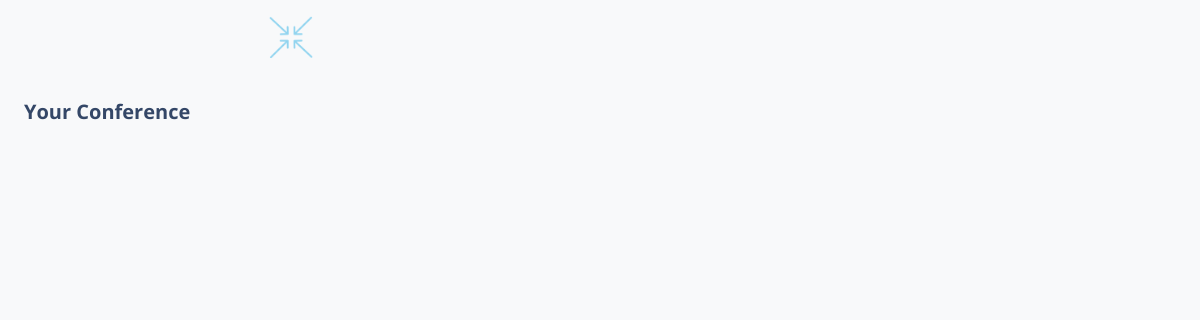
Page / (signed in) on the earlier database version.
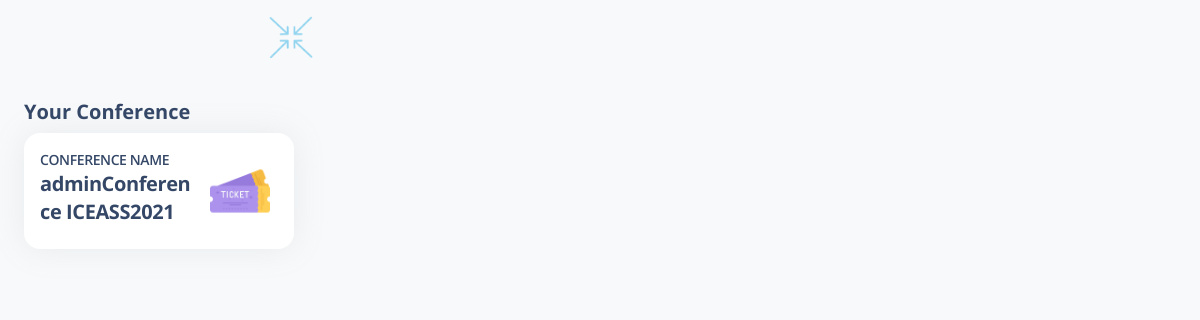
Same page on the later database version.
### authentication/models.py (models this page shows, shortened)
class Ticket(models.Model):
    ticket_id = models.CharField(max_length=40, primary_key=True, default=uuid.uuid4)
    user = models.ForeignKey(User, on_delete=models.CASCADE)
    track = models.ForeignKey(Track, on_delete=models.CASCADE)
    checkin = models.BooleanField(default=False)
    class Meta:
        unique_together = ('user', 'track')
        verbose_name_plural = "Tickets"

class Track(models.Model):
    trackCode = models.CharField(max_length=20, primary_key=True)
    trackName = models.CharField(max_length=30)
    Conference = models.ForeignKey(Conference, on_delete=models.CASCADE)
    proceedings = models.FileField(upload_to='proceedings/')
    program = models.FileField(upload_to='program/')

class Conference(models.Model):
    conferenceCode = models.CharField(max_length=20, primary_key=True)
    conferenceName = models.CharField(
        max_length=100, default='adminConference')
    conferenceStartDate = models.DateField(default=CONFERENCE_START_DATE)
    conferenceEndDate = models.DateField(default=CONFERENCE_END_DATE)
    conferenceLocation = models.CharField(
        max_length=30, default='adminLocation')
    agenda = models.FileField(upload_to='agenda/')

### authentication/views.py (the view)
# urls.py: path('', views.home, name='home'),
def home(request):
    user = request.user
    if user.is_authenticated:
        tickets = Ticket.objects.filter(user=user)
        context = {"tickets": tickets}
        return render(request, 'authentication/index.html', context)
    return render(request, 'authentication/index1.html')

### templates/authentication/index.html (shortened to what this page needs)
{% load static %}
<!DOCTYPE html>
<html lang="en">
<head>
  <link href="./static/css/nucleo-icons.css" rel="stylesheet" />
  <link href="./static/css/nucleo-svg.css" rel="stylesheet" />
  <link href="./static/css/nucleo-svg.css" rel="stylesheet" />
  <link id="pagestyle" href="./static/css/argon-dashboard.css?v=2.0.4" rel="stylesheet" />
</head>
<body class="g-sidenav-show   bg-gray-100">
    {% if user.is_authenticated %}
    <nav class="navbar navbar-main navbar-expand-lg px-0 mx-4 shadow-none border-radius-xl " id="navbarBlur" data-scroll="false">
        <div class="container-fluid py-1 px-3">
          <nav aria-label="breadcrumb">
            <div class="logo-container" style="display: flex; justify-content: center; align-items: center;">
              <img src="./static/img/logo1.png" alt="GatherEase Logo" style="max-width: 10%; max-height: 10%;">
            </div>
          </nav>
        </div>
    </nav>
    <div class="container-fluid py-4">
      <div class="row">
          <div class="col-xl-3 col-md-6 col-12 mb-xl-0 mb-4">
              <h5 class="font-weight-bolder">
                  Your Conference
              </h5>
          </div>
      </div>
      <div class="row">
          {% for ticket in tickets %}
              <div class="col-xl-3 col-md-6 col-12 mb-xl-0 mb-4">
                <a href="{% url 'ticket' ticket.ticket_id %}">
                      <div class="card">
                          <div class="card-body p-3">
                              <div class="row">
                                  <div class="col-8">
                                      <div class="numbers">
                                          <p class="text-sm mb-0 text-uppercase font-weight-bold">Conference Name</p>
                                          <h5 class="font-weight-bolder">
                                              {{ ticket.track.Conference.conferenceName}}
                                              {{ ticket.track.trackName }}
                                          </h5>
                                      </div>
                                  </div>
                                  <div class="col-4 text-end">
                                      <div class="d-flex justify-content-end align-items-center" style="height: 100%;">
                                          <img src="./static/img/ticket.png" alt="ticket flag" style="width: 60px; height: 60px; margin-right: 8px;">
                                      </div>
                                  </div>
                              </div>
                          </div>
                      </div>
                  </a>
              </div>
          {% endfor %}
      </div>
  </div>
    {% endif %}
  </body>
  </html>

Differences in the rows shown:
added Ticket: track.Conference.conferenceName "adminConference", track.trackName "ICEASS2021"
